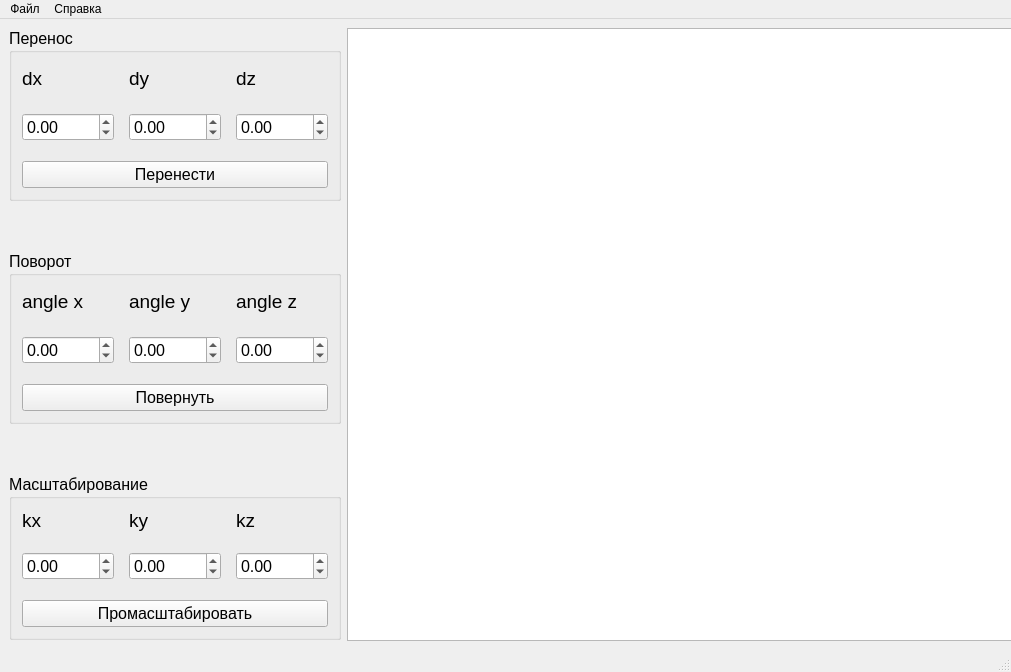
<?xml version="1.0" encoding="UTF-8"?>
<ui version="4.0">
    <class>MainWindow</class>
    <widget class="QMainWindow" name="MainWindow">
        <property name="geometry">
            <rect>
                <x>0</x>
                <y>0</y>
                <width>1011</width>
                <height>672</height>
            </rect>
        </property>
        <property name="minimumSize">
            <size>
                <width>1000</width>
                <height>672</height>
            </size>
        </property>
        <property name="windowTitle">
            <string>3D Viewer</string>
        </property>
        <property name="toolTipDuration">
            <number>-6</number>
        </property>
        <widget class="QWidget" name="centralwidget">
            <property name="toolTipDuration">
                <number>-1</number>
            </property>
            <property name="inputMethodHints">
                <set>Qt::ImhNone</set>
            </property>
            <layout class="QHBoxLayout" name="horizontalLayout_2" stretch="0,0">
                <item>
                    <layout class="QVBoxLayout" name="verticalLayout" stretch="0,0,0">
                        <property name="spacing">
                            <number>50</number>
                        </property>
                        <item>
                            <widget class="QGroupBox" name="groupMoving">
                                <property name="minimumSize">
                                    <size>
                                        <width>249</width>
                                        <height>173</height>
                                    </size>
                                </property>
                                <property name="maximumSize">
                                    <size>
                                        <width>16777215</width>
                                        <height>173</height>
                                    </size>
                                </property>
                                <property name="font">
                                    <font>
                                        <pointsize>12</pointsize>
                                    </font>
                                </property>
                                <property name="title">
                                    <string>Перенос</string>
                                </property>
                                <layout class="QGridLayout" name="gridGroupMoving" rowstretch="0,0,0"
                                        columnstretch="0,0,0">
                                    <property name="leftMargin">
                                        <number>10</number>
                                    </property>
                                    <property name="topMargin">
                                        <number>10</number>
                                    </property>
                                    <property name="rightMargin">
                                        <number>10</number>
                                    </property>
                                    <property name="bottomMargin">
                                        <number>10</number>
                                    </property>
                                    <property name="horizontalSpacing">
                                        <number>15</number>
                                    </property>
                                    <property name="verticalSpacing">
                                        <number>20</number>
                                    </property>
                                    <item row="1" column="2">
                                        <widget class="QDoubleSpinBox" name="enterZMoving">
                                            <property name="minimum">
                                                <double>-1000.000000000000000</double>
                                            </property>
                                            <property name="maximum">
                                                <double>1000.000000000000000</double>
                                            </property>
                                        </widget>
                                    </item>
                                    <item row="0" column="1">
                                        <widget class="QLabel" name="labelYMoving">
                                            <property name="font">
                                                <font>
                                                    <pointsize>14</pointsize>
                                                </font>
                                            </property>
                                            <property name="text">
                                                <string>dy</string>
                                            </property>
                                        </widget>
                                    </item>
                                    <item row="0" column="2">
                                        <widget class="QLabel" name="labelZMoving">
                                            <property name="font">
                                                <font>
                                                    <pointsize>14</pointsize>
                                                </font>
                                            </property>
                                            <property name="text">
                                                <string>dz</string>
                                            </property>
                                        </widget>
                                    </item>
                                    <item row="0" column="0">
                                        <widget class="QLabel" name="labelXMoving">
                                            <property name="font">
                                                <font>
                                                    <pointsize>14</pointsize>
                                                </font>
                                            </property>
                                            <property name="text">
                                                <string>dx</string>
                                            </property>
                                        </widget>
                                    </item>
                                    <item row="2" column="0" colspan="3">
                                        <widget class="QPushButton" name="buttonMoving">
                                            <property name="text">
                                                <string>Перенести</string>
                                            </property>
                                        </widget>
                                    </item>
                                    <item row="1" column="0">
                                        <widget class="QDoubleSpinBox" name="enterXMoving">
                                            <property name="minimum">
                                                <double>-1000.000000000000000</double>
                                            </property>
                                            <property name="maximum">
                                                <double>1000.000000000000000</double>
                                            </property>
                                        </widget>
                                    </item>
                                    <item row="1" column="1">
                                        <widget class="QDoubleSpinBox" name="enterYMoving">
                                            <property name="minimum">
                                                <double>-1000.000000000000000</double>
                                            </property>
                                            <property name="maximum">
                                                <double>1000.000000000000000</double>
                                            </property>
                                        </widget>
                                    </item>
                                </layout>
                            </widget>
                        </item>
                        <item>
                            <widget class="QGroupBox" name="groupTurn">
                                <property name="minimumSize">
                                    <size>
                                        <width>249</width>
                                        <height>173</height>
                                    </size>
                                </property>
                                <property name="maximumSize">
                                    <size>
                                        <width>16777215</width>
                                        <height>173</height>
                                    </size>
                                </property>
                                <property name="font">
                                    <font>
                                        <pointsize>12</pointsize>
                                    </font>
                                </property>
                                <property name="title">
                                    <string>Поворот</string>
                                </property>
                                <layout class="QGridLayout" name="gridGroupTurn" rowstretch="0,0,0"
                                        columnstretch="0,0,0">
                                    <property name="leftMargin">
                                        <number>10</number>
                                    </property>
                                    <property name="topMargin">
                                        <number>10</number>
                                    </property>
                                    <property name="rightMargin">
                                        <number>10</number>
                                    </property>
                                    <property name="bottomMargin">
                                        <number>10</number>
                                    </property>
                                    <property name="horizontalSpacing">
                                        <number>15</number>
                                    </property>
                                    <property name="verticalSpacing">
                                        <number>20</number>
                                    </property>
                                    <item row="0" column="2">
                                        <widget class="QLabel" name="labelZTurn">
                                            <property name="font">
                                                <font>
                                                    <pointsize>14</pointsize>
                                                </font>
                                            </property>
                                            <property name="text">
                                                <string>angle z</string>
                                            </property>
                                        </widget>
                                    </item>
                                    <item row="0" column="1">
                                        <widget class="QLabel" name="labelYTurn">
                                            <property name="font">
                                                <font>
                                                    <pointsize>14</pointsize>
                                                </font>
                                            </property>
                                            <property name="text">
                                                <string>angle y</string>
                                            </property>
                                        </widget>
                                    </item>
                                    <item row="1" column="2">
                                        <widget class="QDoubleSpinBox" name="enterZTurn">
                                            <property name="minimum">
                                                <double>-1000.000000000000000</double>
                                            </property>
                                            <property name="maximum">
                                                <double>1000.000000000000000</double>
                                            </property>
                                        </widget>
                                    </item>
                                    <item row="0" column="0">
                                        <widget class="QLabel" name="labelXTurn">
                                            <property name="font">
                                                <font>
                                                    <pointsize>14</pointsize>
                                                </font>
                                            </property>
                                            <property name="text">
                                                <string>angle x</string>
                                            </property>
                                        </widget>
                                    </item>
                                    <item row="1" column="1">
                                        <widget class="QDoubleSpinBox" name="enterYTurn">
                                            <property name="minimum">
                                                <double>-1000.000000000000000</double>
                                            </property>
                                            <property name="maximum">
                                                <double>1000.000000000000000</double>
                                            </property>
                                        </widget>
                                    </item>
                                    <item row="1" column="0">
                                        <widget class="QDoubleSpinBox" name="enterXTurn">
                                            <property name="minimum">
                                                <double>-1000.000000000000000</double>
                                            </property>
                                            <property name="maximum">
                                                <double>1000.000000000000000</double>
                                            </property>
                                        </widget>
                                    </item>
                                    <item row="2" column="0" colspan="3">
                                        <widget class="QPushButton" name="buttonTurn">
                                            <property name="text">
                                                <string>Повернуть</string>
                                            </property>
                                        </widget>
                                    </item>
                                </layout>
                            </widget>
                        </item>
                        <item>
                            <widget class="QGroupBox" name="groupScale">
                                <property name="maximumSize">
                                    <size>
                                        <width>16777215</width>
                                        <height>166</height>
                                    </size>
                                </property>
                                <property name="font">
                                    <font>
                                        <pointsize>12</pointsize>
                                    </font>
                                </property>
                                <property name="title">
                                    <string>Масштабирование</string>
                                </property>
                                <layout class="QGridLayout" name="gridGroupScale" rowstretch="0,0,0">
                                    <property name="leftMargin">
                                        <number>10</number>
                                    </property>
                                    <property name="topMargin">
                                        <number>10</number>
                                    </property>
                                    <property name="rightMargin">
                                        <number>10</number>
                                    </property>
                                    <property name="bottomMargin">
                                        <number>10</number>
                                    </property>
                                    <property name="horizontalSpacing">
                                        <number>15</number>
                                    </property>
                                    <property name="verticalSpacing">
                                        <number>20</number>
                                    </property>
                                    <item row="0" column="2">
                                        <widget class="QLabel" name="labelZScale">
                                            <property name="font">
                                                <font>
                                                    <pointsize>14</pointsize>
                                                </font>
                                            </property>
                                            <property name="text">
                                                <string>kz</string>
                                            </property>
                                        </widget>
                                    </item>
                                    <item row="1" column="2">
                                        <widget class="QDoubleSpinBox" name="enterZScale">
                                            <property name="minimum">
                                                <double>-1000.000000000000000</double>
                                            </property>
                                            <property name="maximum">
                                                <double>1000.000000000000000</double>
                                            </property>
                                        </widget>
                                    </item>
                                    <item row="1" column="1">
                                        <widget class="QDoubleSpinBox" name="enterYScale">
                                            <property name="minimum">
                                                <double>-1000.000000000000000</double>
                                            </property>
                                            <property name="maximum">
                                                <double>1000.000000000000000</double>
                                            </property>
                                        </widget>
                                    </item>
                                    <item row="0" column="1">
                                        <widget class="QLabel" name="labelYScale">
                                            <property name="font">
                                                <font>
                                                    <pointsize>14</pointsize>
                                                </font>
                                            </property>
                                            <property name="text">
                                                <string>ky</string>
                                            </property>
                                        </widget>
                                    </item>
                                    <item row="0" column="0">
                                        <widget class="QLabel" name="labelXScale">
                                            <property name="font">
                                                <font>
                                                    <pointsize>14</pointsize>
                                                    <weight>50</weight>
                                                    <italic>false</italic>
                                                    <bold>false</bold>
                                                    <underline>false</underline>
                                                    <strikeout>false</strikeout>
                                                    <kerning>true</kerning>
                                                </font>
                                            </property>
                                            <property name="frameShape">
                                                <enum>QFrame::NoFrame</enum>
                                            </property>
                                            <property name="frameShadow">
                                                <enum>QFrame::Plain</enum>
                                            </property>
                                            <property name="lineWidth">
                                                <number>1</number>
                                            </property>
                                            <property name="midLineWidth">
                                                <number>0</number>
                                            </property>
                                            <property name="text">
                                                <string>kx</string>
                                            </property>
                                            <property name="textFormat">
                                                <enum>Qt::PlainText</enum>
                                            </property>
                                            <property name="scaledContents">
                                                <bool>false</bool>
                                            </property>
                                            <property name="wordWrap">
                                                <bool>false</bool>
                                            </property>
                                            <property name="margin">
                                                <number>0</number>
                                            </property>
                                            <property name="indent">
                                                <number>-1</number>
                                            </property>
                                        </widget>
                                    </item>
                                    <item row="1" column="0">
                                        <widget class="QDoubleSpinBox" name="enterXScale">
                                            <property name="minimum">
                                                <double>-1000.000000000000000</double>
                                            </property>
                                            <property name="maximum">
                                                <double>1000.000000000000000</double>
                                            </property>
                                        </widget>
                                    </item>
                                    <item row="2" column="0" colspan="3">
                                        <widget class="QPushButton" name="buttonScale">
                                            <property name="font">
                                                <font>
                                                    <pointsize>12</pointsize>
                                                    <weight>50</weight>
                                                    <italic>false</italic>
                                                    <bold>false</bold>
                                                </font>
                                            </property>
                                            <property name="text">
                                                <string>Промасштабировать</string>
                                            </property>
                                        </widget>
                                    </item>
                                </layout>
                            </widget>
                        </item>
                    </layout>
                </item>
                <item>
                    <widget class="QGraphicsView" name="graphicsView">
                        <property name="minimumSize">
                            <size>
                                <width>665</width>
                                <height>612</height>
                            </size>
                        </property>
                    </widget>
                </item>
            </layout>
        </widget>
        <widget class="QStatusBar" name="statusbar"/>
        <widget class="QMenuBar" name="menubar">
            <property name="geometry">
                <rect>
                    <x>0</x>
                    <y>0</y>
                    <width>1011</width>
                    <height>20</height>
                </rect>
            </property>
            <widget class="QMenu" name="actionsFile">
                <property name="title">
                    <string>Файл</string>
                </property>
                <addaction name="separator"/>
                <addaction name="separator"/>
                <addaction name="actionSave"/>
                <addaction name="actionLoad"/>
            </widget>
            <widget class="QMenu" name="actionsInformation">
                <property name="title">
                    <string>Справка</string>
                </property>
                <addaction name="actionInfFile"/>
                <addaction name="actionInfProgram"/>
                <addaction name="actionInfDeveloper"/>
            </widget>
            <addaction name="actionsFile"/>
            <addaction name="actionsInformation"/>
        </widget>
        <action name="actionSave">
            <property name="text">
                <string>Сохранить</string>
            </property>
        </action>
        <action name="actionLoad">
            <property name="text">
                <string>Загрузить</string>
            </property>
        </action>
        <action name="actionInfFile">
            <property name="text">
                <string>Входной файл</string>
            </property>
        </action>
        <action name="actionInfProgram">
            <property name="text">
                <string>Программа</string>
            </property>
        </action>
        <action name="actionInfDeveloper">
            <property name="text">
                <string>Разработчик</string>
            </property>
        </action>
    </widget>
    <resources/>
    <connections/>
</ui>
